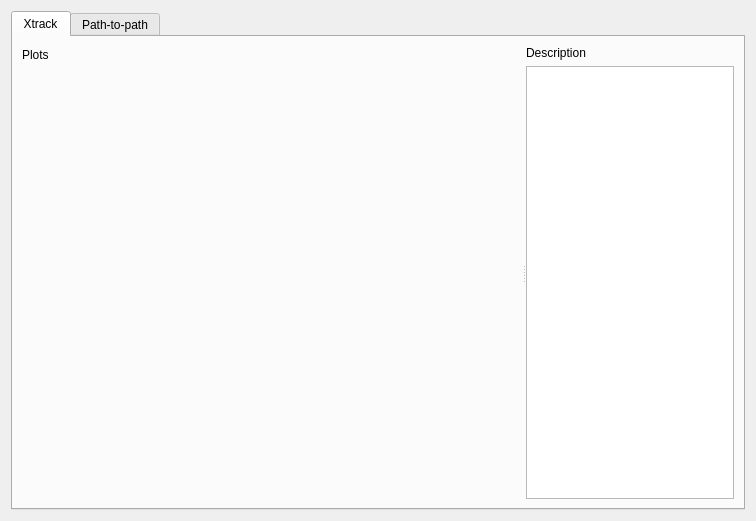
<?xml version="1.0" encoding="UTF-8"?>
<ui version="4.0">
 <class>GraphView</class>
 <widget class="QWidget" name="GraphView">
  <property name="geometry">
   <rect>
    <x>0</x>
    <y>0</y>
    <width>756</width>
    <height>521</height>
   </rect>
  </property>
  <property name="windowTitle">
   <string>Form</string>
  </property>
  <layout class="QHBoxLayout" name="horizontalLayout_2">
   <item>
    <widget class="QTabWidget" name="tabWidget">
     <property name="currentIndex">
      <number>0</number>
     </property>
     <widget class="QWidget" name="tab">
      <attribute name="title">
       <string>Xtrack</string>
      </attribute>
      <layout class="QHBoxLayout" name="horizontalLayout">
       <item>
        <widget class="QSplitter" name="splitter">
         <property name="orientation">
          <enum>Qt::Horizontal</enum>
         </property>
         <widget class="QWidget" name="layoutWidget">
          <layout class="QVBoxLayout" name="verticalLayout">
           <item>
            <widget class="QLabel" name="label">
             <property name="maximumSize">
              <size>
               <width>16777215</width>
               <height>18</height>
              </size>
             </property>
             <property name="text">
              <string>Plots</string>
             </property>
            </widget>
           </item>
           <item>
            <widget class="PlotWidget" name="widget_xtrack" native="true">
             <property name="minimumSize">
              <size>
               <width>500</width>
               <height>0</height>
              </size>
             </property>
            </widget>
           </item>
          </layout>
         </widget>
         <widget class="QWidget" name="layoutWidget">
          <layout class="QVBoxLayout" name="verticalLayout_2">
           <item>
            <widget class="QLabel" name="label_2">
             <property name="text">
              <string>Description</string>
             </property>
            </widget>
           </item>
           <item>
            <widget class="QPlainTextEdit" name="plainTextEdit"/>
           </item>
          </layout>
         </widget>
        </widget>
       </item>
      </layout>
     </widget>
     <widget class="QWidget" name="tab_2">
      <attribute name="title">
       <string>Path-to-path</string>
      </attribute>
      <layout class="QHBoxLayout" name="horizontalLayout_3">
       <item>
        <widget class="QSplitter" name="splitter_2">
         <property name="orientation">
          <enum>Qt::Horizontal</enum>
         </property>
         <widget class="QWidget" name="layoutWidget">
          <layout class="QVBoxLayout" name="verticalLayout_3">
           <item>
            <widget class="QLabel" name="label_3">
             <property name="maximumSize">
              <size>
               <width>16777215</width>
               <height>18</height>
              </size>
             </property>
             <property name="text">
              <string>Plots</string>
             </property>
            </widget>
           </item>
           <item>
            <widget class="PlotWidget" name="widget_path_to_path" native="true">
             <property name="minimumSize">
              <size>
               <width>500</width>
               <height>0</height>
              </size>
             </property>
            </widget>
           </item>
          </layout>
         </widget>
         <widget class="QWidget" name="layoutWidget_2">
          <layout class="QVBoxLayout" name="verticalLayout_4">
           <item>
            <widget class="QLabel" name="label_4">
             <property name="text">
              <string>Description</string>
             </property>
            </widget>
           </item>
           <item>
            <widget class="QPlainTextEdit" name="plainTextEdit_2"/>
           </item>
          </layout>
         </widget>
        </widget>
       </item>
      </layout>
     </widget>
    </widget>
   </item>
  </layout>
 </widget>
 <customwidgets>
  <customwidget>
   <class>PlotWidget</class>
   <extends>QWidget</extends>
   <header>pyqtgraph</header>
   <container>1</container>
  </customwidget>
 </customwidgets>
 <resources/>
 <connections/>
</ui>
